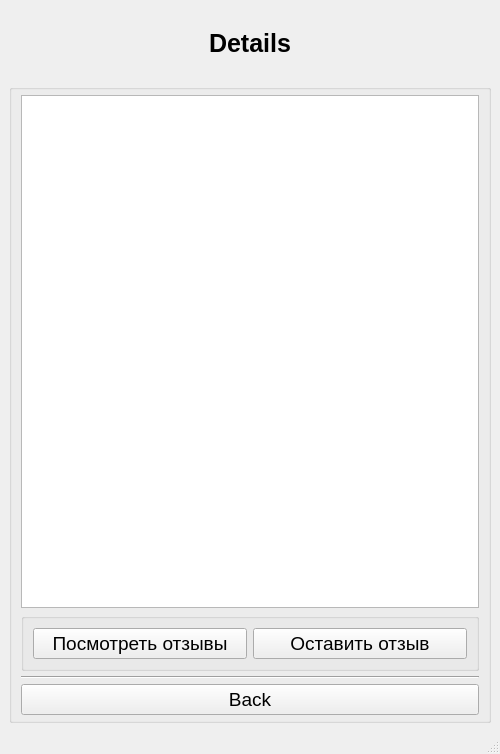
<?xml version="1.0" encoding="UTF-8"?>
<ui version="4.0">
 <class>MainWindow</class>
 <widget class="QMainWindow" name="MainWindow">
  <property name="geometry">
   <rect>
    <x>0</x>
    <y>0</y>
    <width>500</width>
    <height>754</height>
   </rect>
  </property>
  <property name="windowTitle">
   <string>MainWindow</string>
  </property>
  <widget class="QWidget" name="centralwidget">
   <property name="minimumSize">
    <size>
     <width>500</width>
     <height>700</height>
    </size>
   </property>
   <property name="maximumSize">
    <size>
     <width>16777215</width>
     <height>16777215</height>
    </size>
   </property>
   <layout class="QVBoxLayout" name="verticalLayout_2" stretch="0,0,0,0">
    <item>
     <spacer name="horizontalSpacer_2">
      <property name="orientation">
       <enum>Qt::Orientation::Horizontal</enum>
      </property>
      <property name="sizeHint" stdset="0">
       <size>
        <width>40</width>
        <height>20</height>
       </size>
      </property>
     </spacer>
    </item>
    <item>
     <widget class="QLabel" name="label">
      <property name="font">
       <font>
        <pointsize>19</pointsize>
        <bold>true</bold>
       </font>
      </property>
      <property name="text">
       <string>Details</string>
      </property>
      <property name="textFormat">
       <enum>Qt::TextFormat::AutoText</enum>
      </property>
      <property name="scaledContents">
       <bool>false</bool>
      </property>
      <property name="alignment">
       <set>Qt::AlignmentFlag::AlignCenter</set>
      </property>
     </widget>
    </item>
    <item>
     <spacer name="horizontalSpacer">
      <property name="orientation">
       <enum>Qt::Orientation::Horizontal</enum>
      </property>
      <property name="sizeHint" stdset="0">
       <size>
        <width>40</width>
        <height>20</height>
       </size>
      </property>
     </spacer>
    </item>
    <item>
     <widget class="QGroupBox" name="groupBox">
      <property name="font">
       <font>
        <pointsize>14</pointsize>
       </font>
      </property>
      <property name="title">
       <string/>
      </property>
      <property name="alignment">
       <set>Qt::AlignmentFlag::AlignCenter</set>
      </property>
      <layout class="QVBoxLayout" name="verticalLayout" stretch="0,0,0,1">
       <property name="spacing">
        <number>5</number>
       </property>
       <property name="sizeConstraint">
        <enum>QLayout::SizeConstraint::SetDefaultConstraint</enum>
       </property>
       <property name="topMargin">
        <number>5</number>
       </property>
       <property name="bottomMargin">
        <number>5</number>
       </property>
       <item>
        <widget class="QTableWidget" name="output_table_info"/>
       </item>
       <item>
        <widget class="QGroupBox" name="groupBox_2">
         <property name="title">
          <string/>
         </property>
         <layout class="QHBoxLayout" name="horizontalLayout">
          <item>
           <widget class="QPushButton" name="view_review_button">
            <property name="text">
             <string>Посмотреть отзывы</string>
            </property>
           </widget>
          </item>
          <item>
           <widget class="QPushButton" name="leave_review_button">
            <property name="text">
             <string>Оставить отзыв</string>
            </property>
           </widget>
          </item>
         </layout>
        </widget>
       </item>
       <item>
        <widget class="Line" name="line">
         <property name="orientation">
          <enum>Qt::Orientation::Horizontal</enum>
         </property>
        </widget>
       </item>
       <item>
        <widget class="QPushButton" name="back_button">
         <property name="text">
          <string>Back</string>
         </property>
         <property name="autoExclusive">
          <bool>false</bool>
         </property>
        </widget>
       </item>
      </layout>
     </widget>
    </item>
   </layout>
  </widget>
  <widget class="QMenuBar" name="menubar">
   <property name="geometry">
    <rect>
     <x>0</x>
     <y>0</y>
     <width>500</width>
     <height>33</height>
    </rect>
   </property>
  </widget>
  <widget class="QStatusBar" name="statusbar"/>
 </widget>
 <resources/>
 <connections/>
</ui>
